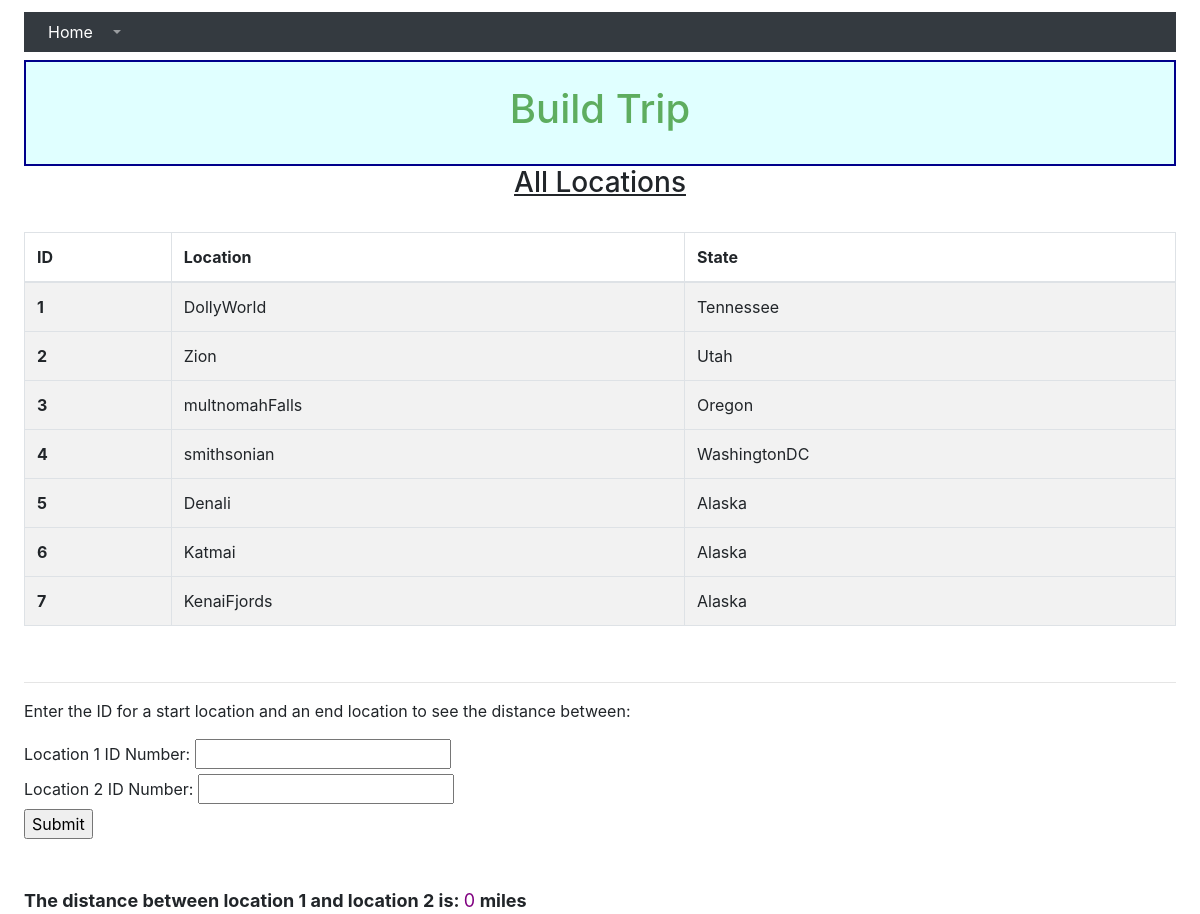
Page /tripPlanner/buildTrip/ on the earlier database version.
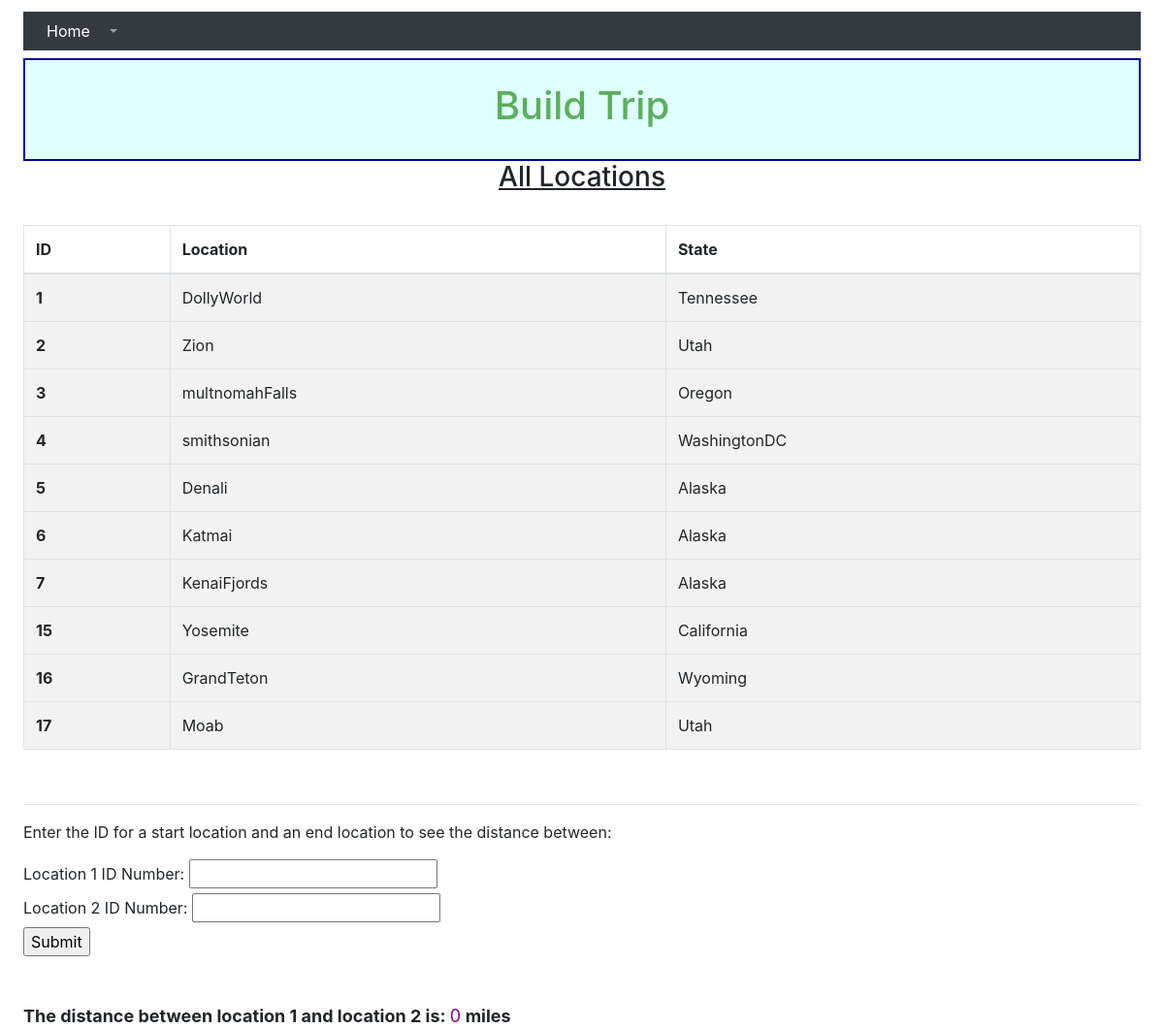
Same page on the later database version.
### tripPlanner/models.py (models this page shows)
class Location(models.Model): # locations act as nodes with the auto gen PK as an ID integer
    location = models.CharField(max_length=400)
    lat = models.DecimalField(max_digits=8, decimal_places=4)
    lon = models.DecimalField(max_digits=8, decimal_places=4)
    state = models.CharField(max_length=400)

### tripPlanner/views.py (the view)
# urls.py: path('buildTrip/', views.buildTrip, name='buildTrip'),
def buildTrip(request):
    template = "tripPlanner/buildTrip.html"  # tells this view file what HTML file to connect to in the templates folder
    rows = Location.objects.all()  # all rows of data (or objects and attributes) from a table
    def distance(lat1, lon1, lat2, lon2):  # inner function to calculate distance between two coord. sets. Needed for Django friendly set up
        lat1 = radians(lat1)
        lon1 = radians(lon1)
        lat2 = radians(lat2)
        lon2 = radians(lon2)
        dlon = lon2 - lon1
        dlat = lat2 - lat1
        a = sin(dlat / 2) ** 2 + cos(lat1) * cos(lat2) * sin(dlon / 2) ** 2
        c = 2 * asin(sqrt(a))
        r = 3956  # earth radius
        ans = c * r
        ans = trunc(ans)
        return (ans)
    objIDs = []  # list of all the PKs/IDs currently on the locations table EX. [1,2,3,6,7,8,9,10,12] (some objects may get deleted)
    matrixOfIDs = []  # creates something like a matrix of the pks, All nodes are connected to every node directly ( Each PK in the list has its own list of PKs )
    for row in rows:
        objIDs.append(row.pk)  # populates ID list
    for id in objIDs:  # creates nested lists
        matrixOfIDs.append([[id], objIDs])  # populates matrix of IDs
    graph = Graph(objIDs.__len__())  # creates a normal graph
    matrixOfDistances = []  # replaces the pk values in the ID matrix with the objs corresponding distances from each node to each node
    for each in matrixOfIDs:  # gets all the miles between each place
        matrixRow = []  # each row in matrix
        for i in range(matrixOfIDs.__len__()):  # gets the lon and lat of the two "nodes" being compared
            loc1 = Location.objects.get(pk=each[0][0])
            loc2 = Location.objects.get(pk=each[1][i])
            lat1 = loc1.lat
            lon1 = loc1.lon
            lat2 = loc2.lat
            lon2 = loc2.lon
            result = distance(lat1, lon1, lat2, lon2) # calls method to do earth math
            matrixRow.append(result)  # the edge/ miles between two nodes
            graph.add_edge(loc1, loc2, result)  # adds edges to the normal graph
        matrixOfDistances.append(matrixRow)  # adds each row of miles to a matrix
    matrixGraph = MatrixGraph(objIDs.__len__())  # creates a new Matrix Graph object with the number of nodes = number of Location table objects
    matrixGraph.graph = matrixOfDistances  # sets the distance matrix as the graph value for object
    distanceBetween = 0
    location1id = 0
    location2id = 0
    inputSelection = request.POST
    inputDict = inputSelection.dict()
    inputValuesList = list(inputDict.values())
    if inputValuesList:  # if the list exists, store the loc1 and loc2 ID from the form
        location1id = inputValuesList[1]
        location2id = inputValuesList[2]
    for i in range(graph.graph.__len__()):
        if str(graph.graph[i][0].pk) == str(location1id):
            if str(graph.graph[i][1].pk) == str(location2id):
                distanceBetween = graph.graph[i][2]
    return render(request, template, {"rows": rows, "result": result, "objIDs": objIDs, "matrixOfIDs": matrixOfIDs, "matrixOfDistances": matrixOfDistances, "graph": graph.graph, "distanceBetween" : distanceBetween})

### tripPlanner/Graph.py (called while the page is built)
    def add_edge(self, nodeA, nodeB, edgeBetween): # an edge can also be like a row of a graph/dict
        self.graph.append([nodeA, nodeB, edgeBetween]) # add a list that represents node A, Node B, and the distance or weight between

### tripPlanner/templates/tripPlanner/buildTrip.html (shortened to what this page needs)
<!DOCTYPE html>
<html lang="en">
<head>
    {% load static %}
    <link rel="stylesheet" href="https://stackpath.bootstrapcdn.com/bootstrap/4.3.1/css/bootstrap.min.css">
</head>
<body>
<nav class="navbar navbar-expand-lg navbar-dark bg-dark">
  <div class="collapse navbar-collapse" id="navbarSupportedContent">
    <ul class="navbar-nav mr-auto">
      <li class="nav-item active">
        <a class="nav-link" href="http://localhost:8000/homePage">Home <span class="sr-only">(current)</span></a>
      </li>
      <li class="nav-item dropdown">
        <a class="nav-link dropdown-toggle" href="#" id="navbarDropdown" role="button" data-toggle="dropdown" aria-haspopup="true" aria-expanded="false">
        </a>
      </li>
    </ul>
  </div>
</nav>
<header>
<h1 class="centered_text"> Build Trip </h1>
</header>
<h3 class="centered_text"><u> All Locations </u></h3>
<br>
<table class="table table-striped table-hover table-bordered">
  <thead>
    <tr>
      <th scope="col">ID</th>
      <th scope="col">Location</th>
      <th scope="col">State</th>
    </tr>
  </thead>
  <tbody>
  {% for each in rows %}
    <tr>
      <th scope="row">{{ each.id }}</th>
      <td>{{ each.location }}</td>
      <td>{{ each.state }}</td>
    </tr>
    <tr>
      {% endfor %}
  </tbody>
</table>
<br><hr>
<p>Enter the ID for a start location and an end location to see the distance between:</p>
<form action="/tripPlanner/buildTrip/" method="post">
    <label for ="locid1" > Location 1 ID Number: </label>
    <input id = "locid1" type = "text" name = "locid1"  required >
    <br>
    <label for ="locid2" > Location 2 ID Number: </label>
    <input id = "locid2" type = "text" name = "locid2"  required >
    <br>
    <input type="submit" value="Submit">
</form>
<br><br>
<p class="label">The distance between location 1 and location 2 is: </p>
<p class="val_for_label">{{distanceBetween}}</p> <p class="label"> miles </p>
</body>
</html>

Differences in the rows shown:
added Location: id "15", location "Yosemite", state "California"
added Location: id "16", location "GrandTeton", state "Wyoming"
added Location: id "17", location "Moab", state "Utah"
